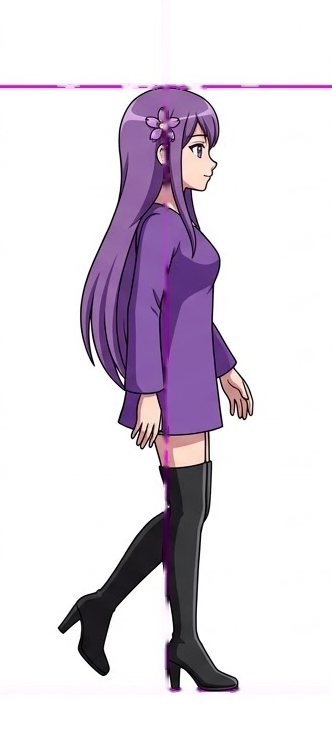
#> input picture assets/personnages/aiko_soryu/poses/marche_1.png, 332 x 756 px
$ python demo_reference.py ../../../../assets/personnages/aiko_soryu/poses/marche_1.png ../../../../assets/personnages/aiko_soryu/poses/marche_2.png
#> lines starting #> are read from the running program, lines starting #| are printed output that depends on the picture
### legacy/moteur_3_0/engine/npr/decoupe_materiaux.py
"""Découpe d'une illustration aplatie en calques par matériau (couleur), sans annotation.

Une illustration déjà aplatie (un seul calque, sans parties séparées) n'a pas de découpe par
partie. On en tire une approximation : les pixels du personnage sont regroupés par couleur
(k-moyennes dans l'espace RGB), chaque groupe devient un calque, et chaque calque reçoit un nom
de matériau d'après sa couleur moyenne (peau, cheveux, veste, fourrure, cuir, sombre).

Limites, à lire avant d'utiliser la sortie :
- un groupe de couleur ne correspond pas à une partie du corps : les cheveux de devant et de
  derrière forment un seul calque, la veste et le pantalon sombres peuvent se mélanger ;
- les contours sont ceux de la couleur, pas ceux du dessin : les traits noirs de l'illustration
  appartiennent à un groupe sombre ;
- le squelette ne vient pas de cette découpe : les points-clés sont fournis à la main.

Pur numpy + cv2, sans GPU.
"""
from dataclasses import dataclass

import cv2
import numpy as np

from .chargeur import SEUIL_FOND, Couche, Vue


@dataclass(frozen=True)
class Materiau:
    nom: str
    ordre: int          # ordre de dessin : plus grand = plus devant
    froid: bool         # vrai : rampe froide (vêtements sombres), faux : rampe chaude (peau)


# Ordre de dessin : cheveux arrière, corps, peau, vêtements, fourrure, cuir, sombre, cheveux de devant.
MATERIAUX = {
    "cheveux": Materiau("cheveux", 0, False),
    "peau": Materiau("peau", 2, False),
    "veste": Materiau("veste", 3, True),
    "fourrure": Materiau("fourrure", 4, True),
    "cuir": Materiau("cuir", 5, False),
    "sombre": Materiau("sombre", 6, True),
}


FRACTION_TROU_MAX = 0.01   # un trou plus grand que 1 % de la boîte est du fond (espace entre bras et torse)


# [16 lines left out: function _remplir_trous, not called in this run]


def premier_plan_region(rgb, boite):
    """Masque (H, W) bool : personnage dans la boîte (x0, y0, x1, y1), zéro ailleurs.

    Pixels non blancs, plus les petites zones claires enfermées dans la silhouette (_remplir_trous).
    """
    H, W = rgb.shape[:2]
    x0, y0, x1, y1 = boite
    m = np.zeros((H, W), bool)
    sous = rgb[y0:y1, x0:x1]
    m[y0:y1, x0:x1] = sous.min(axis=2) * 255.0 < SEUIL_FOND
    aire_max = int(FRACTION_TROU_MAX * (x1 - x0) * (y1 - y0))
    return _remplir_trous(m, aire_max)


# [75 lines left out: functions regions_couleur, nommer, _voisin_dans, _combler_trous, not called in this run]


SEUIL_TRAIT = 0.08          # chapeau noir : un trait plus sombre que son voisinage d'au moins cette valeur
NOYAU_TRAIT = 5             # largeur (px) au-delà de laquelle une zone sombre n'est plus un trait


# [10 lines left out: function lignes_encre, not called in this run]


def decouper(rgb, boite, points, k=6, graine=0, aire_min=0.002):
    """Vue (chargeur.Vue) à calques par matériau, depuis une illustration aplatie.

    rgb : image (H, W, 3) 0..1 ; boite : (x0, y0, x1, y1) du personnage dans l'image ;
    points : {nom: (x, y)} points-clés estimés à la main (cou, bassin, tete_haut...).

    Procédure : (1) k-moyennes sur les couleurs ; (2) retrait des traits d'encre (lignes_encre) ;
    (3) chaque groupe de couleur est découpé en composantes connexes : deux zones de même couleur
    séparées par un trait deviennent deux calques ; (4) composantes plus petites que aire_min de la
    boîte retirées ; (5) les pixels restants, traits compris, reçoivent le voisin le plus proche.
    """
    masque = premier_plan_region(rgb, boite)
    labels, centres = regions_couleur(rgb, masque, k=k, graine=graine)
    traits = lignes_encre(rgb, masque)
    surface = (boite[2] - boite[0]) * (boite[3] - boite[1])
    seuil = aire_min * surface
    carte = np.full(masque.shape, -1, np.int32)
    noms = []
    for i in range(len(centres)):
        m = (labels == i) & ~traits
        if not m.any():
            continue
        m = cv2.morphologyEx(m.astype(np.uint8), cv2.MORPH_OPEN, np.ones((3, 3), np.uint8))
        n, etiquettes, stats, _ = cv2.connectedComponentsWithStats(m, connectivity=4)
        for j in range(1, n):
            if stats[j, cv2.CC_STAT_AREA] < seuil:
                continue
            comp = etiquettes == j
            carte[comp] = len(noms)
            noms.append(nommer(rgb[comp].mean(axis=0)))
    carte = _combler_trous(carte, masque)
    # Repli : si aucune composante ne subsiste (motif très fin), les pixels restants forment une couche.
    restant = masque & (carte < 0)
    if restant.any():
        carte[restant] = len(noms)
        noms.append(nommer(rgb[restant].mean(axis=0)))
    couches = []
    for idx, nm in enumerate(noms):
        m = carte == idx
        if not m.any():
            continue
        mat = MATERIAUX[nm]
        couches.append(Couche(id=f"{mat.nom}_{idx}", ordre=mat.ordre, masque=m,
                              chaine=(), ombre=True))
    couches.sort(key=lambda c: c.ordre)
    return Vue(nom="reference_materiaux", reference=rgb.astype(np.float32), couches=couches,
               points=dict(points), fiabilite={})


def materiau_de(couche):
    """Matériau d'une couche produite par decouper (le nom est préfixé)."""
    return MATERIAUX[couche.id.rsplit("_", 1)[0]]

### legacy/moteur_3_0/engine/npr/tete_test.py
"""Tête de test pour le rendu NPR.

Sphère UV (rayon 1) avec une bosse gaussienne vers l'avant : c'est le « nez ».
Une calotte de cheveux occupe le sommet du crâne ; ses mèches suivent les méridiens
(tangente = dP/dv, du sommet vers le bas). Les masques et l'albédo sont analytiques en UV,
donc reproductibles sans fichier externe. Ce n'est pas un personnage : c'est un banc
d'essai pour vérifier les formules sur une géométrie connue.
"""
import numpy as np

from .rendu import Maillage, perspective, translation

DISTANCE = 5.0
CENTRE_VUE = np.array([0.0, 0.0, -DISTANCE], np.float32)
AVANT_VUE = np.array([0.0, 0.0, 1.0], np.float32)
FOVY = 30.0
PRES, LOIN = 0.1, 100.0
CALOTTE_V = 0.22          # limite en v de la calotte de cheveux (v = 0 au sommet)


def _unitaire(v):
    v = np.asarray(v, np.float64)
    return (v / np.linalg.norm(v)).astype(np.float32)


LUMIERE_VUE = _unitaire((-0.85, 0.3, 0.45))    # latérale gauche : le terminateur traverse le visage
NEZ = _unitaire((0.0, -0.12, 1.0))             # direction du bout du nez
SOUS_NEZ = _unitaire((0.0, -0.35, 0.94))       # zone où l'ombre du nez est autorisée


def tan_fov(largeur, hauteur):
    t = np.tan(np.radians(FOVY) / 2.0)
    return (float(t * largeur / hauteur), float(t))


# [71 lines left out: functions direction_uv, sphere_nez, masques, masque_cheveux, albedo_tete, not called in this run]


def modele_vue():
    return translation(0.0, 0.0, -DISTANCE)


def projection(largeur, hauteur):
    return perspective(FOVY, largeur / hauteur, PRES, LOIN)


# [4 lines left out: function charger, not called in this run]

### legacy/moteur_3_0/engine/npr/demo_reference.py
"""Démo : illustration de référence aplatie, découpée par matériaux puis rendue en calques NPR.

Ce n'est pas une découpe par partie du corps (voir decoupe_materiaux.py pour les limites) :
- calques = groupes de couleur (peau, cheveux, veste, fourrure, cuir, sombre) ;
- squelette = deux os à placer à la main (cou, bassin, sommet du crâne) ; les calques au-dessus
  du cou suivent la tête, les autres suivent le corps ;
- masque matériau : les vêtements sombres prennent la rampe froide, la peau la rampe chaude.

Usage : python3 engine/npr/demo_reference.py [image.webp] [sortie.png]
Par défaut, l'image est celle jointe à la conversation (chemin d'attachement) : passer le chemin
en argument sur une autre machine.
"""
import sys
from pathlib import Path

import cv2
import numpy as np

sys.path.insert(0, str(Path(__file__).resolve().parent.parent))

from npr import relief as RL  # noqa: E402
from npr import tete_test as T  # noqa: E402
from npr.calques_anim import construire  # noqa: E402
from npr.chargeur import construire_atlas, rgba_couche  # noqa: E402
from npr.decoupe_materiaux import decouper, materiau_de  # noqa: E402
from npr.demo_articule import LUMIERE, PARAMS  # noqa: E402
from npr.encre import ParamsEncre  # noqa: E402
from npr.rendu import RenduNPR, creer_contexte  # noqa: E402
from npr.rig import Os, Squelette  # noqa: E402

RACINE = Path(__file__).resolve().parent.parent.parent
IMAGE_PAR_DEFAUT = Path("/mnt/user-data/attachments/9ce8e1e5-f7cf-5619-8a75-3c6d9a11ab1c/19eeea6d-image.webp")
BOITE = (0, 0, 296, 800)                 # gros plan de la première colonne (exclut le panneau voisin)
# Points-clés estimés à l'œil sur l'image (pas de détection) : cou, sommet du crâne, bassin.
POINTS = {"cou": (119.0, 244.0), "tete_haut": (125.0, 31.0), "bassin": (125.0, 560.0)}
SEUIL_TETE_Y = 250.0                     # calque dont le centre est au-dessus suit la tête
TILTS = (-0.4, 0.0, 0.4)                 # rad (≈ ±23°) : inclinaison franche de la tête


# [48 lines left out: functions squelette, construire_calques, rendre, not called in this run]


def main(argv):
    image = Path(argv[1]) if len(argv) > 1 else IMAGE_PAR_DEFAUT
    sortie = Path(argv[2]) if len(argv) > 2 else RACINE / "out" / "npr" / "test_reference_materiaux.png"
    sortie.parent.mkdir(parents=True, exist_ok=True)
    bgr = cv2.imread(str(image), cv2.IMREAD_COLOR)
#> bgr is the input picture: shape (756, 332, 3); mean B, G, R 225.2, 215.6, 222.9
    if bgr is None:
        print("image illisible :", image)
        return 1
    rgb = cv2.cvtColor(bgr, cv2.COLOR_BGR2RGB).astype(np.float32) / 255.0
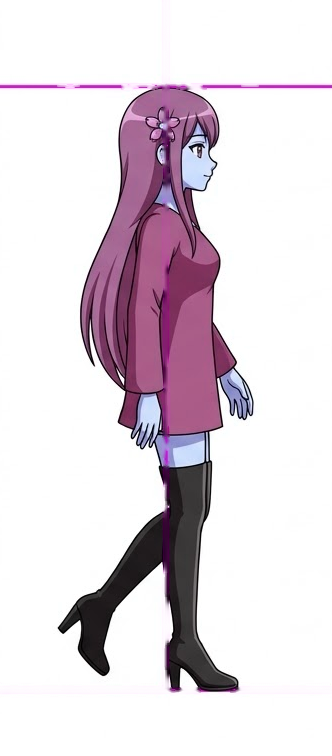
#> rgb: shape (756, 332, 3) float32; mean B, G, R 0.874, 0.846, 0.883
    vue = decouper(rgb, BOITE, POINTS, k=6)
#> in premier_plan_region, `sous = rgb[y0:y1, x0:x1]`:
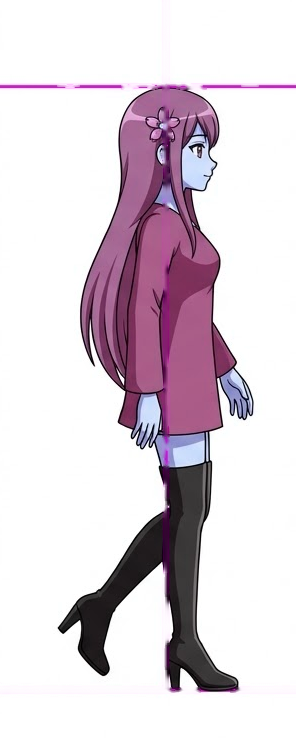
#> sous: shape (756, 296, 3) float32; mean B, G, R 0.859, 0.827, 0.869
    print("couches :", [(c.id, c.ordre) for c in vue.couches])
    ctx = creer_contexte()
    if ctx is None:
        print("Aucun contexte OpenGL disponible.")
        return 1
    print("OpenGL :", ctx.info["GL_RENDERER"])
    calques, masque = construire_calques(vue)
    x0, y0, x1, y1 = BOITE
    cadres = [cv2.resize(cv2.cvtColor((rgb[y0:y1, x0:x1] * 255).astype(np.uint8), cv2.COLOR_RGB2BGR),
                         (296, 800), interpolation=cv2.INTER_AREA)]
    for t in TILTS:
        img = rendre(ctx, vue, calques, masque, t)[y0:y1, x0:x1]
        bgr_img = cv2.cvtColor(img, cv2.COLOR_RGB2BGR)
        cadres.append(cv2.resize(bgr_img, (296, 800), interpolation=cv2.INTER_AREA))
    for c, nom in zip(cadres, ("référence", "tête -0,40", "tête 0", "tête +0,40")):
        cv2.putText(c, nom, (8, 24), cv2.FONT_HERSHEY_SIMPLEX, 0.7, (30, 30, 30), 2, cv2.LINE_AA)
    cv2.imwrite(str(sortie), np.hstack(cadres))
    print("planche :", sortie)
    return 0


if __name__ == "__main__":
    sys.exit(main(sys.argv))
#> (the call stopped at in premier_plan_region, `m[y0:y1, x0:x1] = sous.min(axis=2) * 255.0 < SEUIL_FOND`: npr is not available in this run)

$ run again, on assets/personnages/aiko_soryu/poses/marche_4.png
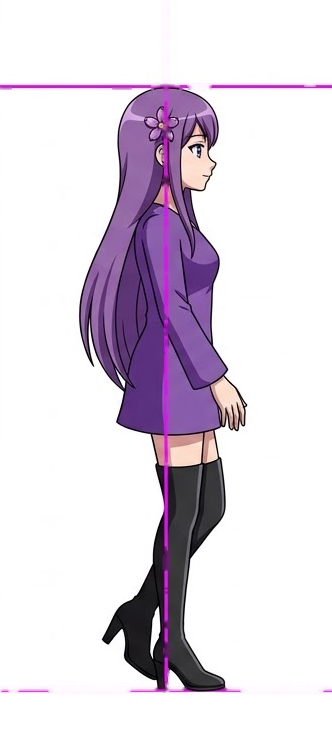
#> input picture assets/personnages/aiko_soryu/poses/marche_4.png, 332 x 756 px
#> in main, bgr is the input picture: shape (756, 332, 3); mean B, G, R 226.4, 215.7, 224
#> in main, `rgb = cv2.cvtColor(bgr, cv2.COLOR_BGR2RGB).astype(np.float32) / 255.0`:
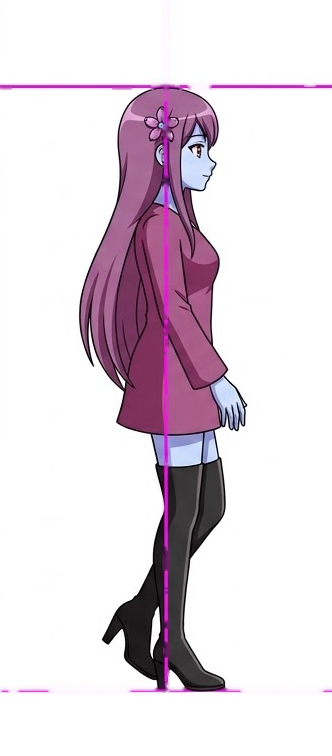
#> rgb: shape (756, 332, 3) float32; mean B, G, R 0.878, 0.846, 0.888
#> in premier_plan_region, `sous = rgb[y0:y1, x0:x1]`:
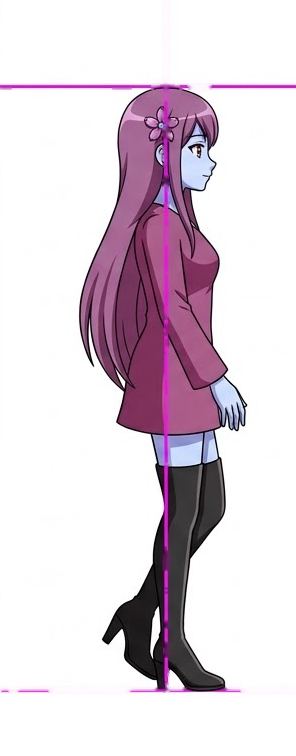
#> sous: shape (756, 296, 3) float32; mean B, G, R 0.864, 0.828, 0.874
